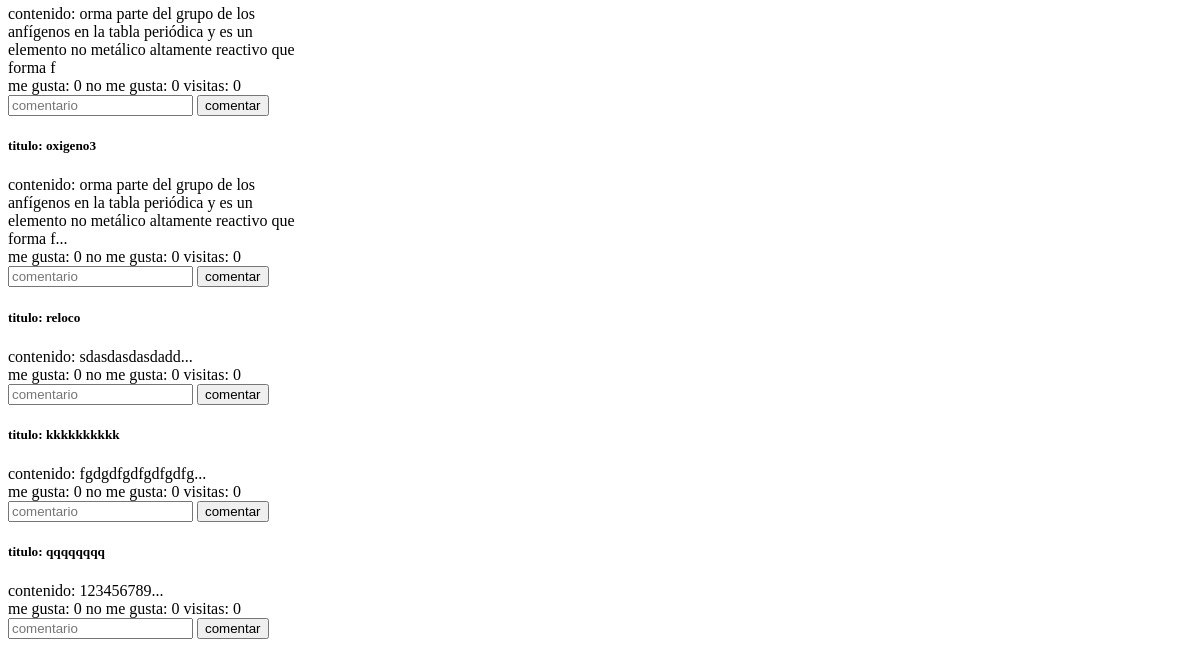
The app's page / (lower part), older data.
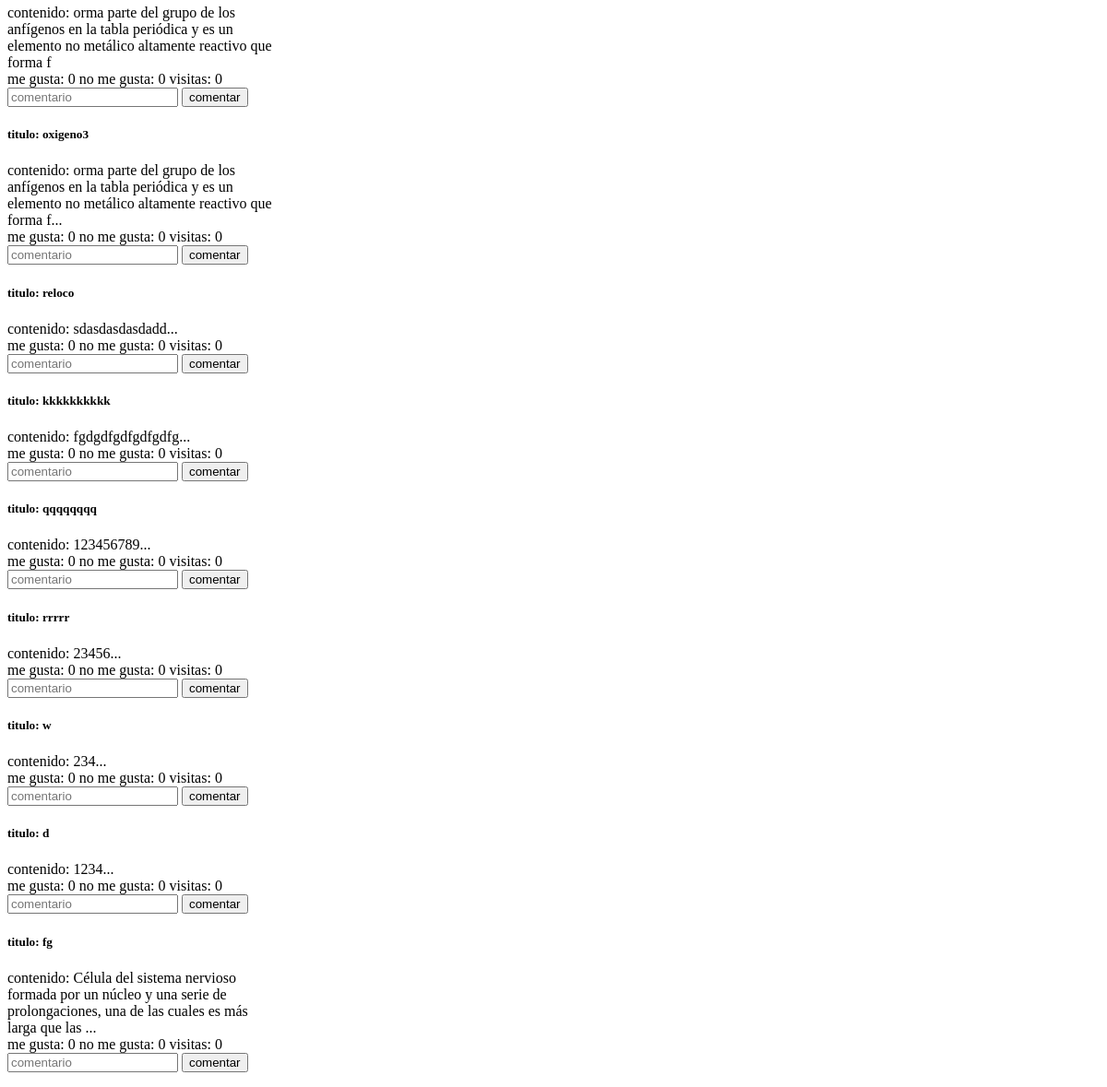
The same page, newer data.
### feed/models.py (models this page shows, shortened)
class post(models.Model):
    posteador = models.ForeignKey(usuario, on_delete=models.CASCADE, null=True)
    titulo = models.CharField(max_length=100)
    contenido = models.TextField()
    pre_contenido = models.TextField()
    tipo_17_ODS= models.CharField( choices=tipos , max_length=50, default=1)
    creado_en = models.DateTimeField(auto_now_add=True)
    actualizado_en = models.DateTimeField(auto_now=True)
    me_gusta = models.IntegerField(default=0)
    no_megusta = models.IntegerField(default=0)
    imagen = models.FileField(upload_to='imagenes_posts', default='feed/static/images/default.jpg')
    visitas = models.IntegerField(default=0)

### feed/views.py (the view)
# urls.py: path('', include('feed.urls')),
def feed(request):
    posteos = post.objects.all()
    return render(request,"feed.html",{'posteos':posteos})

### feed/templates/feed.html (shortened to what this page needs)
{% extends "base.html" %}
{% block content %}
    {% for post in posteos %}
        <div class="card" style="width: 18rem;">
            <div class="card-body">
                <h5 class="card-title">titulo: {{ post.titulo }}</h5>
                <div class="card-text">contenido: {{ post.pre_contenido }}</div>
                <a>me gusta: {{post.me_gusta}}</a>
                <a>no me gusta: {{post.no_megusta}}</a>
                <a>visitas: {{post.visitas}}</a>
                <br>
                <form action="crear_comentario/" method="POST" > {% csrf_token %}
                    <input type="text" name="txtcontenido" id="txtcontenido" placeholder="comentario">
                   <button type="submit">comentar</button>
                </form>
            </div>
        </div>
    {% endfor %}
{% endblock %}

Row changes from the older to the newer data that the page shows:
added post: titulo "rrrrr", pre_contenido "23456...", me_gusta "0", no_megusta "0", visitas "0"
added post: titulo "w", pre_contenido "234...", me_gusta "0", no_megusta "0", visitas "0"
added post: titulo "d", pre_contenido "1234...", me_gusta "0", no_megusta "0", visitas "0"
added post: titulo "fg", pre_contenido "Célula del sistema nervioso formada por un núcleo y una serie de prolongaciones, una de las cuales es más larga que las ...", me_gusta "0", no_megusta "0", visitas "0"
